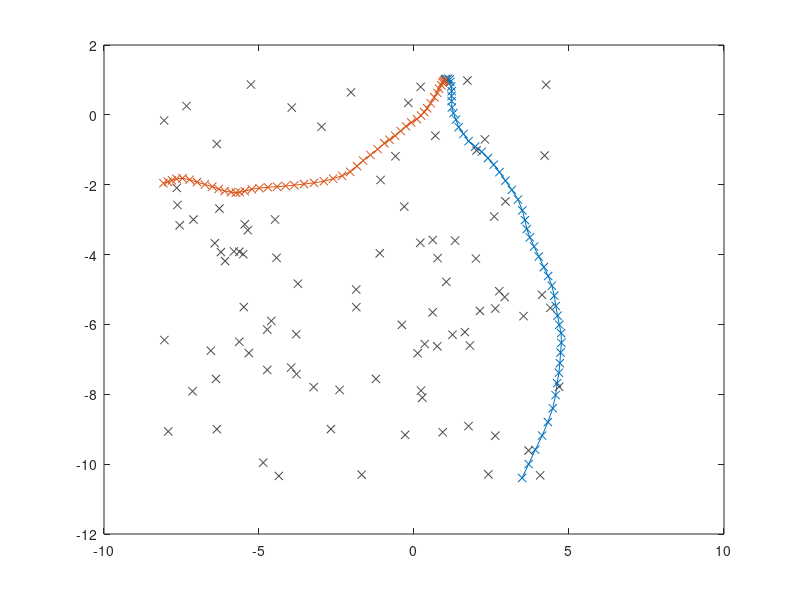

Write MATLAB code to recreate this figure. (Note: this script raises an error after producing the figure.)
%% motion model
rng(3000)
T = 0.1;
F = [1 0 T 0; 0 1 0 T; 0 0 1 0; 0 0 0 1];
q = 1;
Q = [(q*T^3)/3  0           (q*T^2)/2   0;
     0          (q*T^3)/3   0           (q*T^2)/2;
     (q*T^2)/2  0           q*T         0;
     0          (q*T^2)/2   0           q*T];

H = [1 0 0 0;...
     0 1 0 0];
R = 0.00015*diag([1 1]);
 
%create 2d true states, X=[x y dotx doty]'
n = 50;
X1 = zeros(4,n);
X10 = [1 1 0 0]';
X1(:,1) = X10;
X2 = zeros(4,n);
X20 = [1 1 0 0]';
X2(:,1) = X20;
P_0 = 0.1*diag(ones(1,4));

Z1 = zeros(2,n);
Z2 = zeros(2,n);
Z1(:,1) = H*X1(:,1) + mvnrnd([0 0],R)';
Z2(:,1) = H*X2(:,1) + mvnrnd([0 0],R)';

for i = 2:n
    X1(:,i) = F*X1(:,i-1) + mvnrnd([0 0 0 0],Q)';
    X2(:,i) = F*X2(:,i-1) + mvnrnd([0 0 0 0],Q)';
    Z1(:,i) = H*X1(:,i) + mvnrnd([0 0],R)';
    Z2(:,i) = H*X2(:,i) + mvnrnd([0 0],R)';
end

%create clutter
clutterMeas = cell(1,n);
xmin = min([X1(1,:) X2(1,:)]);
xmax = max([X1(1,:) X2(1,:)]);
ymin = min([X1(2,:) X2(2,:)]);
ymax = max([X1(2,:) X2(2,:)]);

allClutter = [];
for k = 1:n
   poissValue = poissrnd(2);
   Xc = xmin + (xmax - xmin)*rand(1,poissValue);
   Yc = ymin + (ymax - ymin)*rand(1,poissValue);
   clutterMeas{k} = [Xc;Yc];
   allClutter = [allClutter clutterMeas{k}];
end

% Gather measurements 
Z = cell(1,n);
for k = 1:length(Z)
   Z{k} = [Z1(:,k) Z2(:,k) clutterMeas{k}]; 
end

%plot the samples and clutter
figure
plot(X1(1,:),X1(2,:),'x-',X2(1,:),X2(2,:),'x-')
hold on
plot(allClutter(1,:),allClutter(2,:),'x','Color',[0.3 0.3 0.3])

%% init
plot_gaussians = [];
ps = 0.99;
pd = 0.98;
%birth rfs around the center where the tracks spawn
means = cell(1,1);
covariances = cell(1,1);
weights = cell(1,1);
means{1} = [1 1 0 0]';
covariances{1} = 0.1*diag(ones(1,4));
weights{1} = 2;

%% filter recursion
figure;
phd_filter = PHDfilter;
phd_filter.set_birth_rfs(means, covariances, weights);
phd_filter.set_model_parameters(F,Q,H,R);
for i=1:50
    phd_filter.predict;
    phd_filter.update(Z{i})
    phd_filter.get_number_of_targets
    est = phd_filter.get_best_estimates;
    if ~isempty(est)
        for j=1:length(est)
            color =  [0, 0, 0];
            if est(j).index == 1
                color = [1,0,0];
            end
            if est(j).index == 3
                color = [0,0,1];
            end                   
            plot(est(j).mu(1), est(j).mu(2),'x','Color',color)
            hold on
            est(j).index
        end
    end
    pause(0.2)
end

%% plot the gaussians
gaussians = prev_gaussians;
weightsum = 0;
[X,Y] = meshgrid(min([xmin ymin])-5:1:max([xmax ymax])+5);
pdf = zeros(size(X));
for i=1:length(gaussians)
    weightsum = weightsum + gaussians(i).weight;
    pdf = pdf+gaussians(i).weight.*normpdfOverGrid(gaussians(i).mu(1:2),gaussians(i).P(1:2,1:2),X,Y);    
end
weightsum
figure
surf(X,Y,pdf)